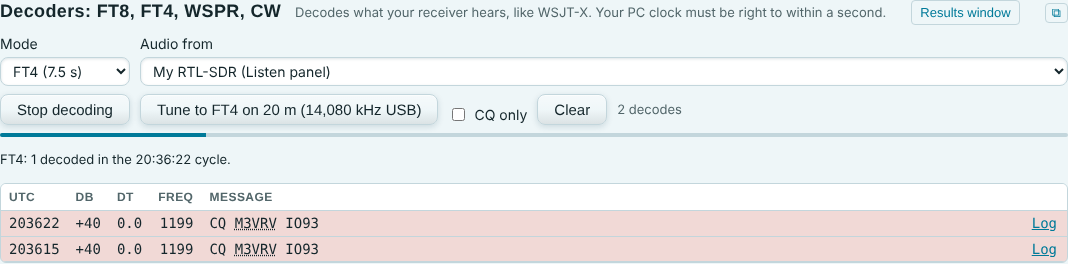
#> input picture docs/images/ft4-decoder.png, 1068 x 264 px; its folder holds 4 pictures in this run
$ python help-images.py
#> lines starting #> are read from the running program, lines starting #| are printed output that depends on the picture
#!/usr/bin/env python3
"""Make the Help guide's pictures (public/help/*.webp) from the README screenshots (docs/images/*.png).
Run after the screenshots test: SHOTS_DIR=docs/images node --test --test-name-pattern=screenshots test/browser.test.js
Small WebP files keep BandWatch.exe and the website quick."""
import os
from PIL import Image

here = os.path.dirname(os.path.abspath(__file__))
src = os.path.join(here, "..", "docs", "images")
dst = os.path.join(here, "..", "public", "help")
os.makedirs(dst, exist_ok=True)
for name in sorted(os.listdir(src)):
    if not name.endswith(".png"):
        continue
    im = Image.open(os.path.join(src, name)).convert("RGB")
#> im is the input picture: PIL image 1068x264 RGB; mean R, G, B 232.7, 234.7, 235.8
    if im.width > 960:
        im = im.resize((960, round(im.height * 960 / im.width)), Image.LANCZOS)
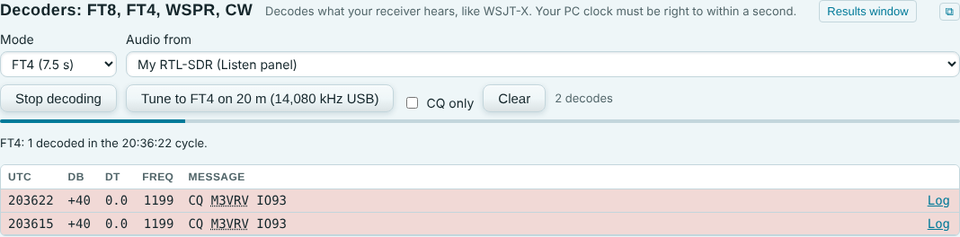
#> im: PIL image 960x237 RGB; mean R, G, B 232.6, 234.6, 235.7
    out = os.path.join(dst, name[:-4] + ".webp")
    im.save(out, "WEBP", quality=78, method=6)
    print(f"{name} -> {os.path.basename(out)} {os.path.getsize(out) // 1024} kB")
#> pass 2 of the loop `for name in sorted(os.listdir(src)):`:
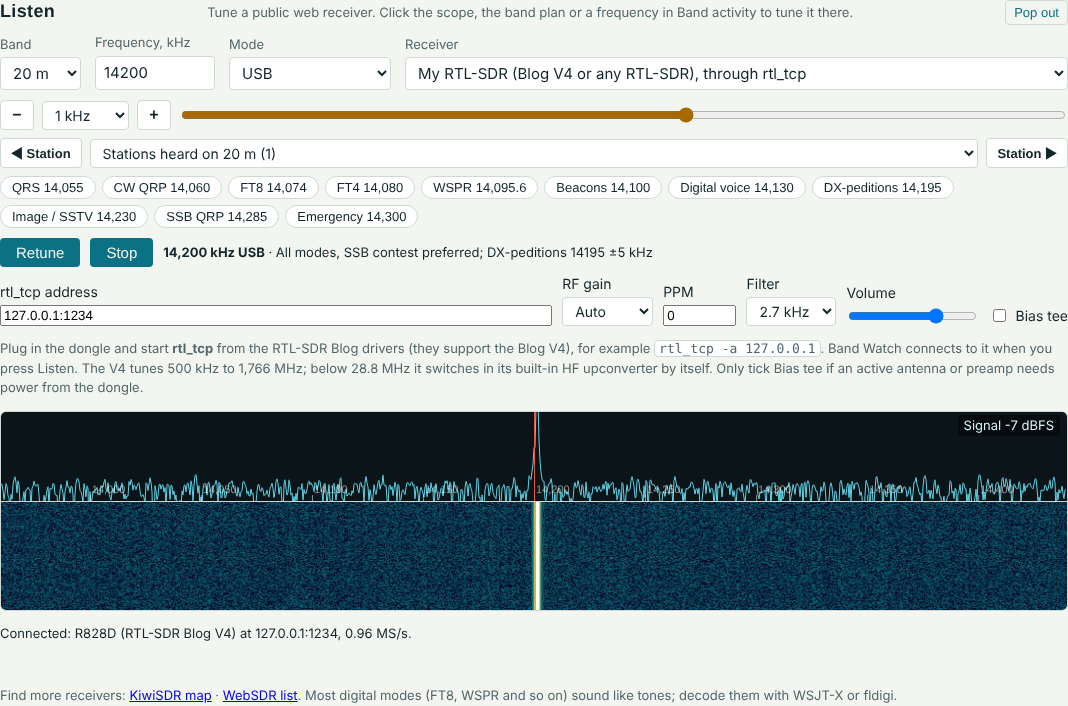
#> input picture docs/images/listen-rtl-sdr.png, 1068 x 706 px
#> im is the input picture: PIL image 1068x706 RGB; mean R, G, B 172.8, 182.9, 184.5
#> `im = im.resize((960, round(im.height * 960 / im.width)), Image.LANCZOS)`:
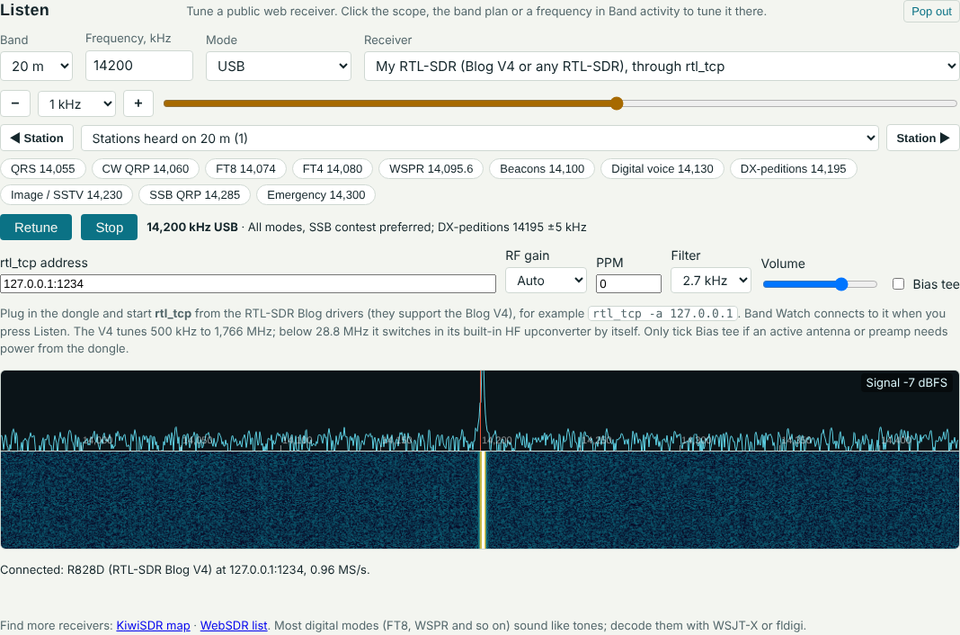
#> im: PIL image 960x635 RGB; mean R, G, B 172.6, 182.7, 184.3
